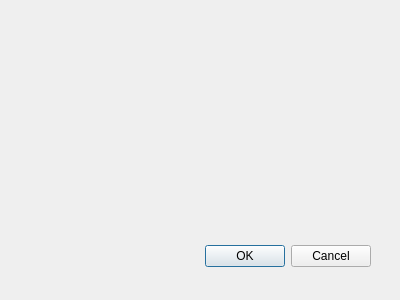
<?xml version="1.0" encoding="UTF-8"?>
<ui version="4.0">
 <class>productDialog</class>
 <widget class="QDialog" name="productDialog">
  <property name="windowModality">
   <enum>Qt::NonModal</enum>
  </property>
  <property name="geometry">
   <rect>
    <x>0</x>
    <y>0</y>
    <width>400</width>
    <height>300</height>
   </rect>
  </property>
  <property name="contextMenuPolicy">
   <enum>Qt::DefaultContextMenu</enum>
  </property>
  <property name="windowTitle">
   <string>Product</string>
  </property>
  <property name="locale">
   <locale language="Polish" country="Poland"/>
  </property>
  <property name="sizeGripEnabled">
   <bool>false</bool>
  </property>
  <property name="modal">
   <bool>false</bool>
  </property>
  <widget class="QDialogButtonBox" name="buttonBox">
   <property name="geometry">
    <rect>
     <x>30</x>
     <y>240</y>
     <width>341</width>
     <height>32</height>
    </rect>
   </property>
   <property name="orientation">
    <enum>Qt::Horizontal</enum>
   </property>
   <property name="standardButtons">
    <set>QDialogButtonBox::Cancel|QDialogButtonBox::Ok</set>
   </property>
   <property name="centerButtons">
    <bool>false</bool>
   </property>
  </widget>
  <action name="exitProduct">
   <property name="text">
    <string>Zamknij</string>
   </property>
  </action>
 </widget>
 <resources/>
 <connections>
  <connection>
   <sender>buttonBox</sender>
   <signal>accepted()</signal>
   <receiver>productDialog</receiver>
   <slot>accept()</slot>
   <hints>
    <hint type="sourcelabel">
     <x>248</x>
     <y>254</y>
    </hint>
    <hint type="destinationlabel">
     <x>157</x>
     <y>274</y>
    </hint>
   </hints>
  </connection>
  <connection>
   <sender>buttonBox</sender>
   <signal>rejected()</signal>
   <receiver>productDialog</receiver>
   <slot>reject()</slot>
   <hints>
    <hint type="sourcelabel">
     <x>316</x>
     <y>260</y>
    </hint>
    <hint type="destinationlabel">
     <x>286</x>
     <y>274</y>
    </hint>
   </hints>
  </connection>
 </connections>
</ui>
